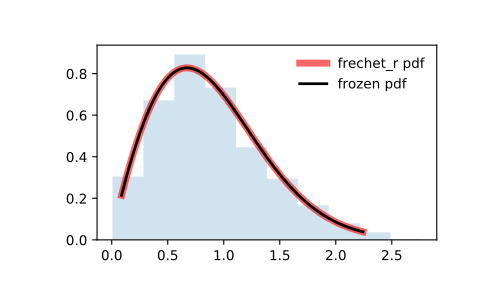

Source code (Python):
from scipy.stats import frechet_r
import matplotlib.pyplot as plt
fig, ax = plt.subplots(1, 1)

# Calculate a few first moments:

c = 1.89
mean, var, skew, kurt = frechet_r.stats(c, moments='mvsk')

# Display the probability density function (``pdf``):

x = np.linspace(frechet_r.ppf(0.01, c),
                frechet_r.ppf(0.99, c), 100)
ax.plot(x, frechet_r.pdf(x, c),
       'r-', lw=5, alpha=0.6, label='frechet_r pdf')

# Alternatively, the distribution object can be called (as a function)
# to fix the shape, location and scale parameters. This returns a "frozen"
# RV object holding the given parameters fixed.

# Freeze the distribution and display the frozen ``pdf``:

rv = frechet_r(c)
ax.plot(x, rv.pdf(x), 'k-', lw=2, label='frozen pdf')

# Check accuracy of ``cdf`` and ``ppf``:

vals = frechet_r.ppf([0.001, 0.5, 0.999], c)
np.allclose([0.001, 0.5, 0.999], frechet_r.cdf(vals, c))
# True

# Generate random numbers:

r = frechet_r.rvs(c, size=1000)

# And compare the histogram:

ax.hist(r, density=True, histtype='stepfilled', alpha=0.2)
ax.legend(loc='best', frameon=False)
plt.show()
